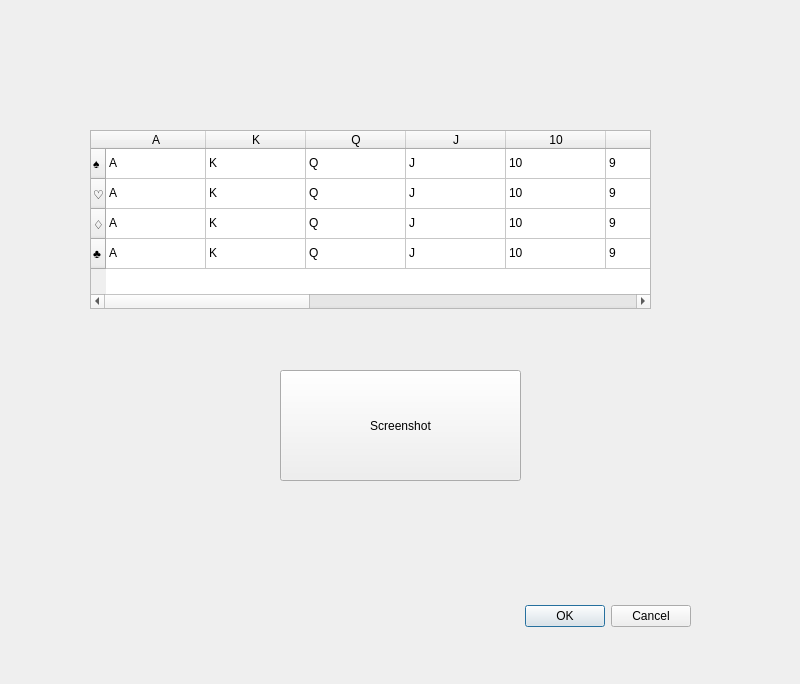
<?xml version="1.0" encoding="UTF-8"?>
<ui version="4.0">
 <class>handConstructorDialog</class>
 <widget class="QDialog" name="handConstructorDialog">
  <property name="geometry">
   <rect>
    <x>0</x>
    <y>0</y>
    <width>800</width>
    <height>684</height>
   </rect>
  </property>
  <property name="maximumSize">
   <size>
    <width>800</width>
    <height>800</height>
   </size>
  </property>
  <property name="windowTitle">
   <string>Dialog</string>
  </property>
  <widget class="QDialogButtonBox" name="buttonBox">
   <property name="geometry">
    <rect>
     <x>70</x>
     <y>600</y>
     <width>621</width>
     <height>32</height>
    </rect>
   </property>
   <property name="orientation">
    <enum>Qt::Horizontal</enum>
   </property>
   <property name="standardButtons">
    <set>QDialogButtonBox::Cancel|QDialogButtonBox::Ok</set>
   </property>
  </widget>
  <widget class="QTableWidget" name="handTableWidget">
   <property name="geometry">
    <rect>
     <x>90</x>
     <y>130</y>
     <width>561</width>
     <height>179</height>
    </rect>
   </property>
   <property name="sizePolicy">
    <sizepolicy hsizetype="Fixed" vsizetype="Fixed">
     <horstretch>0</horstretch>
     <verstretch>0</verstretch>
    </sizepolicy>
   </property>
   <property name="maximumSize">
    <size>
     <width>631</width>
     <height>800</height>
    </size>
   </property>
   <property name="frameShape">
    <enum>QFrame::StyledPanel</enum>
   </property>
   <property name="frameShadow">
    <enum>QFrame::Plain</enum>
   </property>
   <property name="verticalScrollBarPolicy">
    <enum>Qt::ScrollBarAlwaysOff</enum>
   </property>
   <property name="horizontalScrollBarPolicy">
    <enum>Qt::ScrollBarAlwaysOn</enum>
   </property>
   <property name="sizeAdjustPolicy">
    <enum>QAbstractScrollArea::AdjustToContents</enum>
   </property>
   <property name="editTriggers">
    <set>QAbstractItemView::NoEditTriggers</set>
   </property>
   <property name="selectionMode">
    <enum>QAbstractItemView::SingleSelection</enum>
   </property>
   <property name="wordWrap">
    <bool>false</bool>
   </property>
   <property name="cornerButtonEnabled">
    <bool>true</bool>
   </property>
   <property name="rowCount">
    <number>4</number>
   </property>
   <property name="columnCount">
    <number>13</number>
   </property>
   <attribute name="horizontalHeaderCascadingSectionResizes">
    <bool>false</bool>
   </attribute>
   <attribute name="horizontalHeaderStretchLastSection">
    <bool>false</bool>
   </attribute>
   <attribute name="verticalHeaderCascadingSectionResizes">
    <bool>false</bool>
   </attribute>
   <row>
    <property name="text">
     <string>♠</string>
    </property>
   </row>
   <row>
    <property name="text">
     <string>♡</string>
    </property>
   </row>
   <row>
    <property name="text">
     <string>♢</string>
    </property>
   </row>
   <row>
    <property name="text">
     <string>♣</string>
    </property>
   </row>
   <column>
    <property name="text">
     <string>A</string>
    </property>
   </column>
   <column>
    <property name="text">
     <string>K</string>
    </property>
   </column>
   <column>
    <property name="text">
     <string>Q</string>
    </property>
   </column>
   <column>
    <property name="text">
     <string>J</string>
    </property>
   </column>
   <column>
    <property name="text">
     <string>10</string>
    </property>
   </column>
   <column>
    <property name="text">
     <string>9</string>
    </property>
   </column>
   <column>
    <property name="text">
     <string>8</string>
    </property>
   </column>
   <column>
    <property name="text">
     <string>7</string>
    </property>
   </column>
   <column>
    <property name="text">
     <string>6</string>
    </property>
   </column>
   <column>
    <property name="text">
     <string>5</string>
    </property>
   </column>
   <column>
    <property name="text">
     <string>4</string>
    </property>
   </column>
   <column>
    <property name="text">
     <string>3</string>
    </property>
   </column>
   <column>
    <property name="text">
     <string>2</string>
    </property>
   </column>
   <item row="0" column="0">
    <property name="text">
     <string>A</string>
    </property>
    <property name="checkState">
     <enum>Unchecked</enum>
    </property>
   </item>
   <item row="0" column="1">
    <property name="text">
     <string>K</string>
    </property>
    <property name="checkState">
     <enum>Unchecked</enum>
    </property>
   </item>
   <item row="0" column="2">
    <property name="text">
     <string>Q</string>
    </property>
    <property name="checkState">
     <enum>Unchecked</enum>
    </property>
   </item>
   <item row="0" column="3">
    <property name="text">
     <string>J</string>
    </property>
    <property name="checkState">
     <enum>Unchecked</enum>
    </property>
   </item>
   <item row="0" column="4">
    <property name="text">
     <string>10</string>
    </property>
    <property name="checkState">
     <enum>Unchecked</enum>
    </property>
   </item>
   <item row="0" column="5">
    <property name="text">
     <string>9</string>
    </property>
    <property name="checkState">
     <enum>Unchecked</enum>
    </property>
   </item>
   <item row="0" column="6">
    <property name="text">
     <string>8</string>
    </property>
    <property name="checkState">
     <enum>Unchecked</enum>
    </property>
   </item>
   <item row="0" column="7">
    <property name="text">
     <string>7</string>
    </property>
    <property name="checkState">
     <enum>Unchecked</enum>
    </property>
   </item>
   <item row="0" column="8">
    <property name="text">
     <string>6</string>
    </property>
    <property name="checkState">
     <enum>Unchecked</enum>
    </property>
   </item>
   <item row="0" column="9">
    <property name="text">
     <string>5</string>
    </property>
    <property name="checkState">
     <enum>Unchecked</enum>
    </property>
   </item>
   <item row="0" column="10">
    <property name="text">
     <string>4</string>
    </property>
    <property name="checkState">
     <enum>Unchecked</enum>
    </property>
   </item>
   <item row="0" column="11">
    <property name="text">
     <string>3</string>
    </property>
    <property name="checkState">
     <enum>Unchecked</enum>
    </property>
   </item>
   <item row="0" column="12">
    <property name="text">
     <string>2</string>
    </property>
    <property name="checkState">
     <enum>Unchecked</enum>
    </property>
   </item>
   <item row="1" column="0">
    <property name="text">
     <string>A</string>
    </property>
    <property name="checkState">
     <enum>Unchecked</enum>
    </property>
   </item>
   <item row="1" column="1">
    <property name="text">
     <string>K</string>
    </property>
    <property name="checkState">
     <enum>Unchecked</enum>
    </property>
   </item>
   <item row="1" column="2">
    <property name="text">
     <string>Q</string>
    </property>
    <property name="checkState">
     <enum>Unchecked</enum>
    </property>
   </item>
   <item row="1" column="3">
    <property name="text">
     <string>J</string>
    </property>
    <property name="checkState">
     <enum>Unchecked</enum>
    </property>
   </item>
   <item row="1" column="4">
    <property name="text">
     <string>10</string>
    </property>
    <property name="checkState">
     <enum>Unchecked</enum>
    </property>
   </item>
   <item row="1" column="5">
    <property name="text">
     <string>9</string>
    </property>
    <property name="checkState">
     <enum>Unchecked</enum>
    </property>
   </item>
   <item row="1" column="6">
    <property name="text">
     <string>8</string>
    </property>
    <property name="checkState">
     <enum>Unchecked</enum>
    </property>
   </item>
   <item row="1" column="7">
    <property name="text">
     <string>7</string>
    </property>
    <property name="checkState">
     <enum>Unchecked</enum>
    </property>
   </item>
   <item row="1" column="8">
    <property name="text">
     <string>6</string>
    </property>
    <property name="checkState">
     <enum>Unchecked</enum>
    </property>
   </item>
   <item row="1" column="9">
    <property name="text">
     <string>5</string>
    </property>
    <property name="checkState">
     <enum>Unchecked</enum>
    </property>
   </item>
   <item row="1" column="10">
    <property name="text">
     <string>4</string>
    </property>
    <property name="checkState">
     <enum>Unchecked</enum>
    </property>
   </item>
   <item row="1" column="11">
    <property name="text">
     <string>3</string>
    </property>
    <property name="checkState">
     <enum>Unchecked</enum>
    </property>
   </item>
   <item row="1" column="12">
    <property name="text">
     <string>2</string>
    </property>
    <property name="checkState">
     <enum>Unchecked</enum>
    </property>
   </item>
   <item row="2" column="0">
    <property name="text">
     <string>A</string>
    </property>
    <property name="checkState">
     <enum>Unchecked</enum>
    </property>
   </item>
   <item row="2" column="1">
    <property name="text">
     <string>K</string>
    </property>
    <property name="checkState">
     <enum>Unchecked</enum>
    </property>
   </item>
   <item row="2" column="2">
    <property name="text">
     <string>Q</string>
    </property>
    <property name="checkState">
     <enum>Unchecked</enum>
    </property>
   </item>
   <item row="2" column="3">
    <property name="text">
     <string>J</string>
    </property>
    <property name="checkState">
     <enum>Unchecked</enum>
    </property>
   </item>
   <item row="2" column="4">
    <property name="text">
     <string>10</string>
    </property>
    <property name="checkState">
     <enum>Unchecked</enum>
    </property>
   </item>
   <item row="2" column="5">
    <property name="text">
     <string>9</string>
    </property>
    <property name="checkState">
     <enum>Unchecked</enum>
    </property>
   </item>
   <item row="2" column="6">
    <property name="text">
     <string>8</string>
    </property>
    <property name="checkState">
     <enum>Unchecked</enum>
    </property>
   </item>
   <item row="2" column="7">
    <property name="text">
     <string>7</string>
    </property>
    <property name="checkState">
     <enum>Unchecked</enum>
    </property>
   </item>
   <item row="2" column="8">
    <property name="text">
     <string>6</string>
    </property>
    <property name="checkState">
     <enum>Unchecked</enum>
    </property>
   </item>
   <item row="2" column="9">
    <property name="text">
     <string>5</string>
    </property>
    <property name="checkState">
     <enum>Unchecked</enum>
    </property>
   </item>
   <item row="2" column="10">
    <property name="text">
     <string>4</string>
    </property>
    <property name="checkState">
     <enum>Unchecked</enum>
    </property>
   </item>
   <item row="2" column="11">
    <property name="text">
     <string>3</string>
    </property>
    <property name="checkState">
     <enum>Unchecked</enum>
    </property>
   </item>
   <item row="2" column="12">
    <property name="text">
     <string>2</string>
    </property>
    <property name="checkState">
     <enum>Unchecked</enum>
    </property>
   </item>
   <item row="3" column="0">
    <property name="text">
     <string>A</string>
    </property>
    <property name="checkState">
     <enum>Unchecked</enum>
    </property>
   </item>
   <item row="3" column="1">
    <property name="text">
     <string>K</string>
    </property>
    <property name="checkState">
     <enum>Unchecked</enum>
    </property>
   </item>
   <item row="3" column="2">
    <property name="text">
     <string>Q</string>
    </property>
    <property name="checkState">
     <enum>Unchecked</enum>
    </property>
   </item>
   <item row="3" column="3">
    <property name="text">
     <string>J</string>
    </property>
    <property name="checkState">
     <enum>Unchecked</enum>
    </property>
   </item>
   <item row="3" column="4">
    <property name="text">
     <string>10</string>
    </property>
    <property name="checkState">
     <enum>Unchecked</enum>
    </property>
   </item>
   <item row="3" column="5">
    <property name="text">
     <string>9</string>
    </property>
    <property name="checkState">
     <enum>Unchecked</enum>
    </property>
   </item>
   <item row="3" column="6">
    <property name="text">
     <string>8</string>
    </property>
    <property name="checkState">
     <enum>Unchecked</enum>
    </property>
   </item>
   <item row="3" column="7">
    <property name="text">
     <string>7</string>
    </property>
    <property name="checkState">
     <enum>Unchecked</enum>
    </property>
   </item>
   <item row="3" column="8">
    <property name="text">
     <string>6</string>
    </property>
    <property name="checkState">
     <enum>Unchecked</enum>
    </property>
   </item>
   <item row="3" column="9">
    <property name="text">
     <string>5</string>
    </property>
    <property name="checkState">
     <enum>Unchecked</enum>
    </property>
   </item>
   <item row="3" column="10">
    <property name="text">
     <string>4</string>
    </property>
    <property name="checkState">
     <enum>Unchecked</enum>
    </property>
   </item>
   <item row="3" column="11">
    <property name="text">
     <string>3</string>
    </property>
    <property name="checkState">
     <enum>Unchecked</enum>
    </property>
   </item>
   <item row="3" column="12">
    <property name="text">
     <string>2</string>
    </property>
    <property name="checkState">
     <enum>Unchecked</enum>
    </property>
   </item>
  </widget>
  <widget class="QPushButton" name="screenshotPushButton">
   <property name="geometry">
    <rect>
     <x>280</x>
     <y>370</y>
     <width>241</width>
     <height>111</height>
    </rect>
   </property>
   <property name="text">
    <string>Screenshot</string>
   </property>
  </widget>
 </widget>
 <resources/>
 <connections>
  <connection>
   <sender>buttonBox</sender>
   <signal>accepted()</signal>
   <receiver>handConstructorDialog</receiver>
   <slot>accept()</slot>
   <hints>
    <hint type="sourcelabel">
     <x>248</x>
     <y>254</y>
    </hint>
    <hint type="destinationlabel">
     <x>157</x>
     <y>274</y>
    </hint>
   </hints>
  </connection>
  <connection>
   <sender>buttonBox</sender>
   <signal>rejected()</signal>
   <receiver>handConstructorDialog</receiver>
   <slot>reject()</slot>
   <hints>
    <hint type="sourcelabel">
     <x>316</x>
     <y>260</y>
    </hint>
    <hint type="destinationlabel">
     <x>286</x>
     <y>274</y>
    </hint>
   </hints>
  </connection>
 </connections>
</ui>
